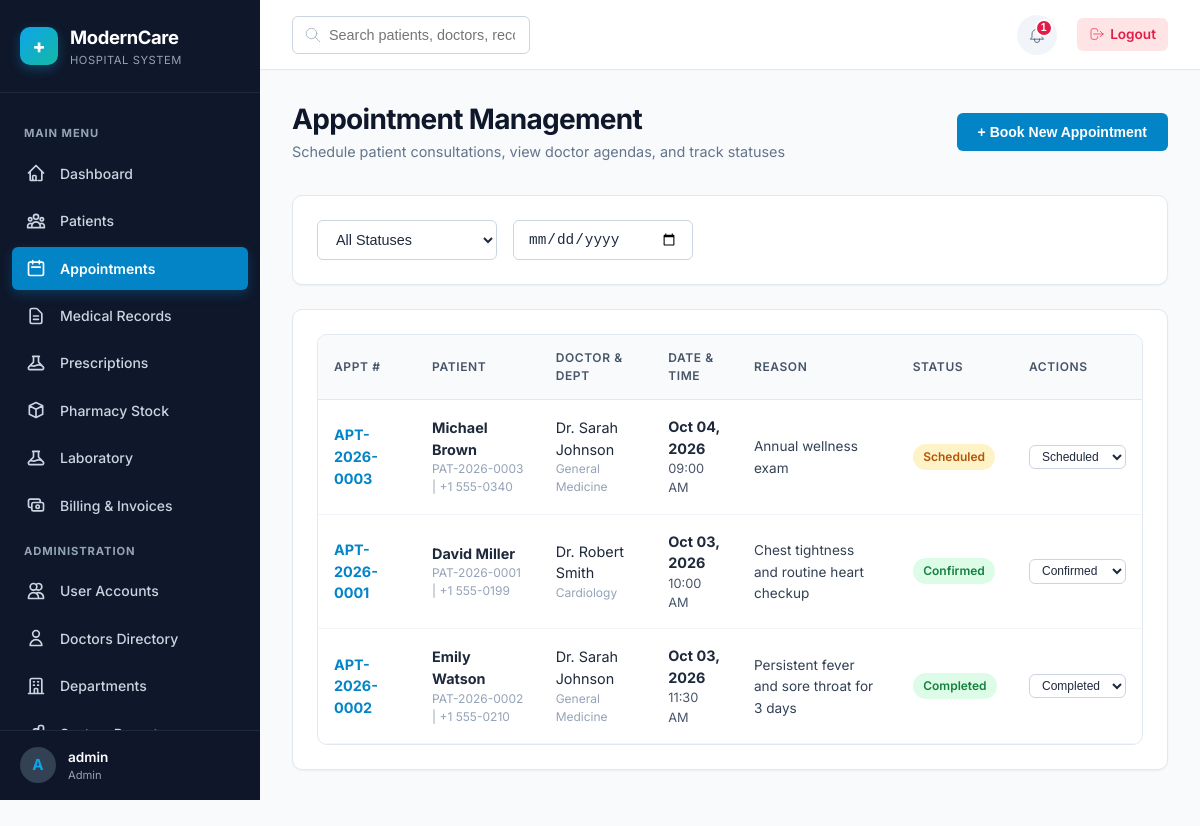
The page /appointments/index.php (signed in) on the database its author committed.
### tables this page shows
CREATE TABLE `notifications` (
    `id` INT AUTO_INCREMENT PRIMARY KEY,
    `user_id` INT NOT NULL,
    `title` VARCHAR(150) NOT NULL,
    `message` TEXT NOT NULL,
    `type` ENUM('Info', 'Warning', 'Success', 'Danger') DEFAULT 'Info',
    `is_read` TINYINT(1) DEFAULT 0,
    `link` VARCHAR(255) NULL,
    `created_at` DATETIME DEFAULT CURRENT_TIMESTAMP,
    FOREIGN KEY (`user_id`) REFERENCES `users`(`id`) ON DELETE CASCADE
);

CREATE TABLE `appointments` (
    `id` INT AUTO_INCREMENT PRIMARY KEY,
    `appointment_number` VARCHAR(30) NOT NULL UNIQUE,
    `patient_id` INT NOT NULL,
    `doctor_id` INT NOT NULL,
    `department_id` INT NOT NULL,
    `appointment_date` DATE NOT NULL,
    `appointment_time` TIME NOT NULL,
    `reason` TEXT NOT NULL,
    `status` ENUM('Scheduled', 'Confirmed', 'Completed', 'Cancelled', 'No Show') DEFAULT 'Scheduled',
    `notes` TEXT NULL,
    `created_by` INT NULL,
    `created_at` DATETIME DEFAULT CURRENT_TIMESTAMP,
    FOREIGN KEY (`patient_id`) REFERENCES `patients`(`id`) ON DELETE CASCADE,
    FOREIGN KEY (`doctor_id`) REFERENCES `doctors`(`id`) ON DELETE RESTRICT,
    FOREIGN KEY (`department_id`) REFERENCES `departments`(`id`) ON DELETE RESTRICT,
    FOREIGN KEY (`created_by`) REFERENCES `users`(`id`) ON DELETE SET NULL,
    INDEX `idx_app_date_doctor` (`appointment_date`, `doctor_id`, `appointment_time`)
);

CREATE TABLE `patients` (
    `id` INT AUTO_INCREMENT PRIMARY KEY,
    `user_id` INT NULL,
    `patient_number` VARCHAR(30) NOT NULL UNIQUE,
    `first_name` VARCHAR(50) NOT NULL,
    `last_name` VARCHAR(50) NOT NULL,
    `gender` ENUM('Male', 'Female', 'Other') NOT NULL,
    `date_of_birth` DATE NOT NULL,
    `phone` VARCHAR(20) NOT NULL,
    `email` VARCHAR(100) NULL,
    `address` TEXT NULL,
    `emergency_contact` VARCHAR(150) NULL,
    `blood_group` ENUM('A+', 'A-', 'B+', 'B-', 'AB+', 'AB-', 'O+', 'O-', 'Unknown') DEFAULT 'Unknown',
    `allergies` TEXT NULL,
    `status` ENUM('Active', 'Inactive') DEFAULT 'Active',
    `created_at` DATETIME DEFAULT CURRENT_TIMESTAMP,
    FOREIGN KEY (`user_id`) REFERENCES `users`(`id`) ON DELETE SET NULL
);

CREATE TABLE `doctors` (
    `id` INT AUTO_INCREMENT PRIMARY KEY,
    `user_id` INT NULL,
    `department_id` INT NOT NULL,
    `doctor_number` VARCHAR(30) NOT NULL UNIQUE,
    `first_name` VARCHAR(50) NOT NULL,
    `last_name` VARCHAR(50) NOT NULL,
    `gender` ENUM('Male', 'Female', 'Other') NOT NULL,
    `phone` VARCHAR(20) NOT NULL,
    `email` VARCHAR(100) NOT NULL,
    `specialization` VARCHAR(100) NOT NULL,
    `license_number` VARCHAR(50) NOT NULL UNIQUE,
    `experience_years` INT DEFAULT 0,
    `availability_schedule` VARCHAR(255) DEFAULT 'Mon - Fri (08:00 AM - 04:00 PM)',
    `status` ENUM('Active', 'Inactive') DEFAULT 'Active',
    `created_at` DATETIME DEFAULT CURRENT_TIMESTAMP,
    FOREIGN KEY (`user_id`) REFERENCES `users`(`id`) ON DELETE SET NULL,
    FOREIGN KEY (`department_id`) REFERENCES `departments`(`id`) ON DELETE RESTRICT
);

CREATE TABLE `departments` (
    `id` INT AUTO_INCREMENT PRIMARY KEY,
    `name` VARCHAR(100) NOT NULL UNIQUE,
    `code` VARCHAR(20) NOT NULL UNIQUE,
    `description` TEXT NULL,
    `status` ENUM('Active', 'Inactive') DEFAULT 'Active',
    `created_at` DATETIME DEFAULT CURRENT_TIMESTAMP
);

### includes/functions.php (called while the page is built, shortened)
<?php
function escape(?string $string): string {
    return htmlspecialchars($string ?? '', ENT_QUOTES, 'UTF-8');
}
function format_date(?string $dateStr, string $format = 'M d, Y'): string {
    $timestamp = strtotime($dateStr);
    return $timestamp ? date($format, $timestamp) : 'N/A';
}

### includes/auth.php (called while the page is built, shortened)
<?php
require_once __DIR__ . '/functions.php';
function is_logged_in(): bool {
    return isset($_SESSION['user_id']) && !empty($_SESSION['user_id']);
}
function has_role(string|array $roles): bool {
    $roleList = is_array($roles) ? $roles : [$roles];
    $userRole = $_SESSION['role_name'] ?? '';
    return $userRole === 'Admin' || in_array($userRole, $roleList, true);
}

### appointments/index.php (the view, shortened to what this page needs)
<?php
$baseUrl   = '../';
require_once __DIR__ . '/../includes/header.php';
require_once __DIR__ . '/../includes/sidebar.php';
$db = Database::getInstance();
$dateFilter   = $_GET['date'] ?? '';
$sql = "
    SELECT a.*,
           p.first_name AS pat_fn, p.last_name AS pat_ln, p.patient_number, p.phone AS pat_phone,
           d.first_name AS doc_fn, d.last_name AS doc_ln,
           dep.name AS department_name
    FROM appointments a
    JOIN patients p ON a.patient_id = p.id
    JOIN doctors d ON a.doctor_id = d.id
    JOIN departments dep ON a.department_id = dep.id
    WHERE 1=1
";
$params = [];
$sql .= " ORDER BY a.appointment_date DESC, a.appointment_time ASC";
$stmt = $db->prepare($sql);
$stmt->execute($params);
$appointments = $stmt->fetchAll();
?>
<div class="main-content">
    <?php require_once __DIR__ . '/../includes/navbar.php'; ?>
    <main class="content-body">
        <div class="page-header">
            <div>
                <h1 class="page-title">Appointment Management</h1>
                <div class="page-subtitle">Schedule patient consultations, view doctor agendas, and track statuses</div>
            </div>
            <button class="btn btn-primary" onclick="openModal('book-modal')">+ Book New Appointment</button>
        </div>
        <div class="card">
            <form method="GET" action="index.php" style="display:flex; gap:1rem; flex-wrap:wrap; align-items:center;">
                <div style="width:180px;">
                    <select name="status" class="form-select" onchange="this.form.submit()">
                        <option value="">All Statuses</option>
                    </select>
                </div>
                <div style="width:180px;">
                    <input type="date" name="date" class="form-control" value="<?= escape($dateFilter) ?>" onchange="this.form.submit()">
                </div>
            </form>
        </div>
        <div class="card">
            <div class="table-responsive">
                <table class="table">
                    <thead>
                        <tr>
                            <th>Appt #</th>
                            <th>Patient</th>
                            <th>Doctor & Dept</th>
                            <th>Date & Time</th>
                            <th>Reason</th>
                            <th>Status</th>
                            <th>Actions</th>
                        </tr>
                    </thead>
                    <tbody>
                        <?php if (empty($appointments)): ?>
                            <tr><td colspan="7" style="text-align:center; color:var(--slate-400); padding:2rem;">No appointments found.</td></tr>
                        <?php else: ?>
                            <?php foreach ($appointments as $apt): ?>
                                <tr>
                                    <td><strong style="color:var(--primary-600);"><?= escape($apt['appointment_number']) ?></strong></td>
                                    <td>
                                        <strong><?= escape($apt['pat_fn'] . ' ' . $apt['pat_ln']) ?></strong>
                                        <div style="font-size:0.75rem; color:var(--slate-400);"><?= escape($apt['patient_number']) ?> | <?= escape($apt['pat_phone']) ?></div>
                                    </td>
                                    <td>
                                        <div>Dr. <?= escape($apt['doc_fn'] . ' ' . $apt['doc_ln']) ?></div>
                                        <div style="font-size:0.75rem; color:var(--slate-400);"><?= escape($apt['department_name']) ?></div>
                                    </td>
                                    <td>
                                        <strong><?= format_date($apt['appointment_date']) ?></strong>
                                        <div style="font-size:0.8rem; color:var(--slate-600);"><?= date('h:i A', strtotime($apt['appointment_time'])) ?></div>
                                    </td>
                                    <td><span style="font-size:0.85rem; color:var(--slate-700);"><?= escape($apt['reason']) ?></span></td>
                                    <td><span class="badge badge-<?= strtolower(str_replace(' ', '-', $apt['status'])) ?>"><?= escape($apt['status']) ?></span></td>
                                    <td>
                                        <?php if (has_role(['Admin', 'Receptionist', 'Doctor'])): ?>
                                            <form method="POST" action="index.php" style="display:inline;">
                                                <select name="status" class="form-select" onchange="this.form.submit()" style="padding:0.2rem 0.5rem; font-size:0.75rem; width:auto; display:inline-block;">
                                                    <option value="Scheduled" <?= $apt['status'] === 'Scheduled' ? 'selected' : '' ?>>Scheduled</option>
                                                    <option value="Confirmed" <?= $apt['status'] === 'Confirmed' ? 'selected' : '' ?>>Confirmed</option>
                                                    <option value="Completed" <?= $apt['status'] === 'Completed' ? 'selected' : '' ?>>Completed</option>
                                                </select>
                                            </form>
                                        <?php endif; ?>
                                    </td>
                                </tr>
                            <?php endforeach; ?>
                        <?php endif; ?>
                    </tbody>
                </table>
            </div>
        </div>
    </main>
<?php require_once __DIR__ . '/../includes/footer.php'; ?>

### includes/navbar.php (shortened to what this page needs)
<?php
require_once __DIR__ . '/auth.php';
$user = current_user();
$baseUrl = $baseUrl ?? '../';
$notifications = [];
try {
    $db = Database::getInstance();
    $stmt = $db->prepare("SELECT * FROM notifications WHERE user_id = :uid ORDER BY created_at DESC LIMIT 5");
    $stmt->execute([':uid' => $user['id']]);
    $notifications = $stmt->fetchAll();
} catch (Exception $e) {
    error_log("Navbar Notification Error: " . $e->getMessage());
}
$unreadCount = count(array_filter($notifications, fn($n) => $n['is_read'] == 0));
?>
<header class="navbar">
    <div class="navbar-left">
        <div class="search-box">
            <svg fill="none" stroke="currentColor" viewBox="0 0 24 24"><path stroke-linecap="round" stroke-linejoin="round" d="M21 21l-6-6m2-5a7 7 0 11-14 0 7 7 0 0114 0z"/></svg>
            <input type="text" class="form-control" placeholder="Search patients, doctors, records...">
        </div>
    </div>
    <div class="navbar-right">
        <div class="notif-wrapper">
            <button id="notif-dropdown-btn" class="notif-btn" aria-label="Notifications">
                <?php if ($unreadCount > 0): ?>
                    <span class="notif-badge"><?= $unreadCount ?></span>
                <?php endif; ?>
            </button>
        </div>
        <a href="<?= $baseUrl ?>auth/logout.php" class="logout-link">
            <svg width="16" height="16" fill="none" stroke="currentColor" viewBox="0 0 24 24"><path stroke-linecap="round" stroke-linejoin="round" d="M17 16l4-4m0 0l-4-4m4 4H7m6 4v1a3 3 0 01-3 3H6a3 3 0 01-3-3V7a3 3 0 013-3h4a3 3 0 013 3v1"/></svg>
            Logout
        </a>
    </div>
</header>

### assets/css/style.css (style rules this page uses)
:root { --primary-50: #f0f9ff; --primary-100: #e0f2fe; --primary-500: #0ea5e9; --primary-600: #0284c7; --primary-700: #0369a1; --primary-900: #0c4a6e; --teal-500: #14b8a6; --teal-600: #0d9488; --emerald-500: #10b981; --emerald-600: #059669; --amber-500: #f59e0b; --rose-500: #f43f5e; --rose-600: #e11d48; --slate-50: #f8fafc; --slate-100: #f1f5f9; --slate-200: #e2e8f0; --slate-300: #cbd5e1; --slate-400: #94a3b8; --slate-500: #64748b; --slate-600: #475569; --slate-700: #334155; --slate-800: #1e293b; --slate-900: #0f172a; --bg-main: #f8fafc; --card-bg: #ffffff; --text-main: #1e293b; --text-muted: #64748b; --border-color: #e2e8f0; --shadow-sm: 0 1px 2px 0 rgba(0, 0, 0, 0.05); --shadow-md: 0 4px 6px -1px rgba(0, 0, 0, 0.1), 0 2px 4px -1px rgba(0, 0, 0, 0.06); --shadow-lg: 0 10px 15px -3px rgba(0, 0, 0, 0.1), 0 4px 6px -2px rgba(0, 0, 0, 0.05); --shadow-xl: 0 20px 25px -5px rgba(0, 0, 0, 0.1), 0 10px 10px -5px rgba(0, 0, 0, 0.04); --radius-sm: 6px; --radius-md: 10px; --radius-lg: 16px; --radius-full: 9999px; --transition: all 0.25s cubic-bezier(0.4, 0, 0.2, 1); --sidebar-width: 260px; --navbar-height: 70px; }
*, *::before, *::after { box-sizing: border-box; margin: 0; padding: 0; }
body { font-family: 'Inter', system-ui, -apple-system, BlinkMacSystemFont, "Segoe UI", Roboto, sans-serif; background-color: var(--bg-main); color: var(--text-main); line-height: 1.5; font-size: 0.95rem; overflow-x: hidden; -webkit-font-smoothing: antialiased; }
.main-content { flex: 1; margin-left: var(--sidebar-width); display: flex; flex-direction: column; min-width: 0; transition: var(--transition); }
.content-body { padding: 2rem; flex: 1; }
h1, h2, h3, h4, h5, h6 { color: var(--slate-900); font-weight: 700; line-height: 1.25; }
.page-header { display: flex; justify-content: space-between; align-items: center; margin-bottom: 2rem; flex-wrap: wrap; gap: 1rem; }
.page-title { font-size: 1.75rem; letter-spacing: -0.025em; color: var(--slate-900); }
.page-subtitle { color: var(--slate-500); font-size: 0.9rem; margin-top: 0.25rem; }
.card { background: var(--card-bg); border-radius: var(--radius-md); border: 1px solid var(--border-color); box-shadow: var(--shadow-sm); padding: 1.5rem; margin-bottom: 1.5rem; transition: var(--transition); }
.btn { display: inline-flex; align-items: center; justify-content: center; gap: 0.5rem; padding: 0.625rem 1.25rem; font-size: 0.875rem; font-weight: 600; border-radius: var(--radius-sm); border: 1px solid transparent; cursor: pointer; transition: var(--transition); text-decoration: none; white-space: nowrap; }
.btn-primary { background-color: var(--primary-600); color: #ffffff; }
.badge { display: inline-flex; align-items: center; padding: 0.25rem 0.65rem; font-size: 0.75rem; font-weight: 600; border-radius: var(--radius-full); text-transform: capitalize; }
.badge-active, .badge-completed, .badge-paid, .badge-confirmed, .badge-normal { background-color: #dcfce7; color: #15803d; }
.badge-pending, .badge-scheduled, .badge-partially-paid, .badge-processing, .badge-sample-collected { background-color: #fef3c7; color: #b45309; }
.form-control, .form-select, textarea.form-control { width: 100%; padding: 0.625rem 0.875rem; font-size: 0.9rem; color: var(--slate-800); background-color: #ffffff; border: 1px solid var(--slate-300); border-radius: var(--radius-sm); transition: var(--transition); outline: none; }
.table-responsive { width: 100%; overflow-x: auto; border-radius: var(--radius-md); border: 1px solid var(--border-color); background: white; }
.table { width: 100%; border-collapse: collapse; text-align: left; font-size: 0.9rem; }
.table th { background-color: var(--slate-50); color: var(--slate-600); font-weight: 600; padding: 0.875rem 1rem; border-bottom: 1px solid var(--slate-200); text-transform: uppercase; font-size: 0.75rem; letter-spacing: 0.05em; }
.table td { padding: 1rem; border-bottom: 1px solid var(--slate-100); color: var(--slate-800); vertical-align: middle; }
.search-box { position: relative; max-width: 320px; }
.search-box input { padding-left: 2.25rem; }
.search-box svg { position: absolute; left: 0.75rem; top: 50%; transform: translateY(-50%); color: var(--slate-400); width: 18px; height: 18px; }

### rows shown on the page
notifications: is_read "1"
appointments: appointment_number "APT-2026-0003", patient.last_name "Michael Brown", patient.patient_number "PAT-2026-0003", patient.phone "+1 555-0340", doctor.last_name "Sarah Johnson", department.name "General Medicine", appointment_date "Oct 04, 2026", appointment_time "09:00 AM", reason "Annual wellness exam", status "Scheduled"
appointments: appointment_number "APT-2026-0001", patient.last_name "David Miller", patient.patient_number "PAT-2026-0001", patient.phone "+1 555-0199", doctor.last_name "Robert Smith", department.name "Cardiology", appointment_date "Oct 03, 2026", appointment_time "10:00 AM", reason "Chest tightness and routine heart checkup", status "Confirmed"
appointments: appointment_number "APT-2026-0002", patient.last_name "Emily Watson", patient.patient_number "PAT-2026-0002", patient.phone "+1 555-0210", doctor.last_name "Sarah Johnson", department.name "General Medicine", appointment_date "Oct 03, 2026", appointment_time "11:30 AM", reason "Persistent fever and sore throat for 3 days", status "Completed"

### other values the page prints
substr($user['username'] ?? 'U', 0, 1) "A"
$user['full_name'] "admin"
$role "Admin"
